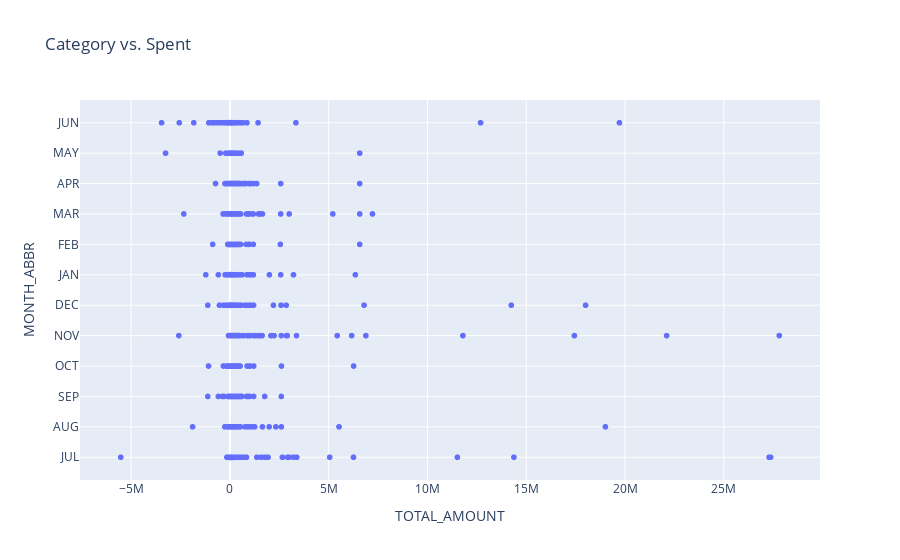

Notebook cell for this chart:
### Markdown cell above
### Working with Plotly

Plotting the data

### Code cell
# Add Color for Unit??
fig = px.scatter(univ_exp24_a,
                x='TOTAL_AMOUNT',
                y='MONTH_ABBR',
                hover_name='ACTUAL_ORGANIZATION_DESC_2',
                title='Category vs. Spent')
fig.show()

### Figure 1 — Plotly figure (JSON) as saved in the notebook; plotly's stock layout.template omitted (floating-point values rounded to 4 significant figures; data arrays with more than 128 entries replaced by an {"elided": "..."} marker saying what was removed)
{"data": [{"hovertemplate": "<b>%{hovertext}</b><br><br>TOTAL_AMOUNT=%{x}<br>MONTH_ABBR=%{y}<extra></extra>", "hovertext": {"elided": "13819 str values"}, "legendgroup": "", "marker": {"color": "#636efa", "symbol": "circle"}, "mode": "markers", "name": "", "showlegend": false, "type": "scattergl", "x": {"elided": "13819 float values"}, "xaxis": "x", "y": {"elided": "13819 str values"}, "yaxis": "y"}], "layout": {"autosize": true, "legend": {"tracegroupgap": 0}, "title": {"text": "Category vs. Spent"}, "xaxis": {"anchor": "y", "autorange": true, "domain": [0, 1], "range": [-7595000.0, 29880000.0], "title": {"text": "TOTAL_AMOUNT"}, "type": "linear"}, "yaxis": {"anchor": "x", "autorange": true, "domain": [0, 1], "range": [-0.9078, 11.91], "title": {"text": "MONTH_ABBR"}, "type": "category"}}}
